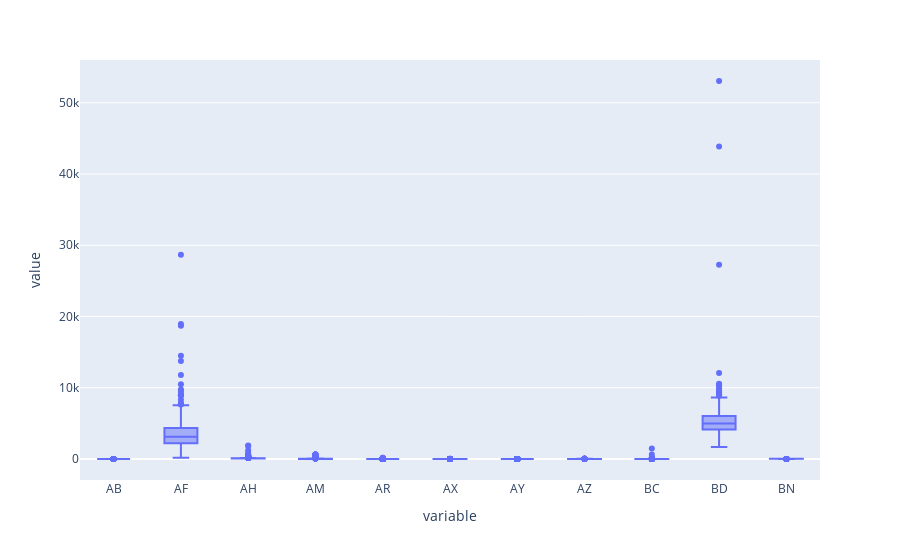

Notebook code for this chart:
### Markdown cell above
# here I am going to show box plot but we have lot of colum so I am going 10 by 10 colum

### Code cell
# firstlist = cols_list[]
fig = px.box(dfcon, y=cols_list[0:11])
fig.show()

### Figure 1 — Plotly figure (JSON) as saved in the notebook; plotly's stock layout.template omitted (floating-point values rounded to 4 significant figures; data arrays with more than 128 entries replaced by an {"elided": "..."} marker saying what was removed)
{"data": [{"alignmentgroup": "True", "hovertemplate": "variable=%{x}<br>value=%{y}<extra></extra>", "legendgroup": "", "marker": {"color": "#636efa"}, "name": "", "notched": false, "offsetgroup": "", "orientation": "v", "showlegend": false, "type": "box", "x": {"elided": "6787 str values"}, "x0": " ", "xaxis": "x", "y": {"elided": "6787 float values"}, "y0": " ", "yaxis": "y"}], "layout": {"boxmode": "group", "legend": {"tracegroupgap": 0}, "margin": {"t": 60}, "xaxis": {"anchor": "y", "domain": [0, 1], "title": {"text": "variable"}}, "yaxis": {"anchor": "x", "domain": [0, 1], "title": {"text": "value"}}}}
